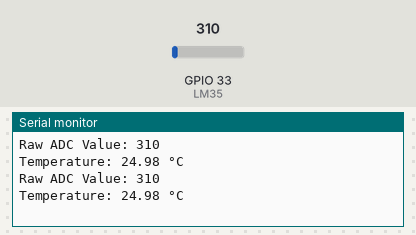
The sketch below on a simulated ESP32. On the bench: the last lines printed to the serial monitor. The test bench sets the inputs (shaded band); at power-on: GPIO 33 (LM35) = 310 (analog values on the 0–4095 scale).

Above: at 2.8 s.
2.9 s: GPIO 33 (LM35) set to 372
At 4.3 s:
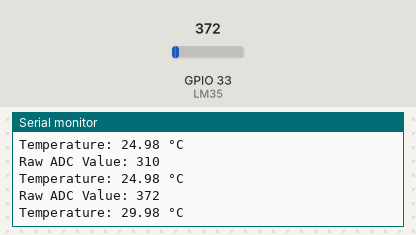
5.6 s: GPIO 33 (LM35) set to 434
At 7.1 s:
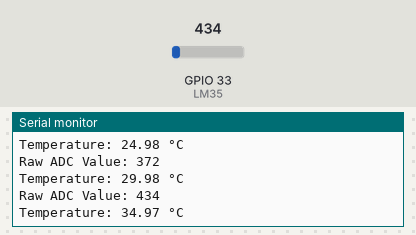
Timing chart, 0 to 8.6 s (numbered marks = the images above; inputs shaded):
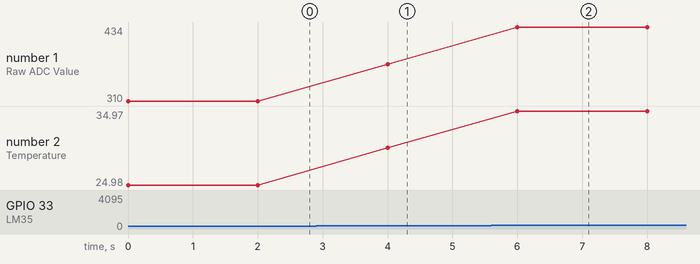

Measured:
- after the input at 2.9 s, the serial monitor: prints a new line after 1.1 s (image 1)
- after the input at 5.6 s, the serial monitor: prints a new line after 0.40 s (image 2)
- plotted number 1: 310 → 372 after the input at 2.9 s, 372 → 434 after the input at 5.6 s
- plotted number 2: 24.98 → 29.98 after the input at 2.9 s, 29.98 → 34.97 after the input at 5.6 s

The sketch:

lm35.ino
```cpp
#define LM35 33 // Change this to the ADC pin you connected LM35

void setup() {
  Serial.begin(115200);
  pinMode(LM35, INPUT);
  analogReadResolution(12);
  analogSetAttenuation(ADC_11db);
}

void loop() {
  int adcValue = analogRead(LM35);
  float temp = (adcValue * 3.3 / 4095.0) * 100; // Convert ADC to temperature

  Serial.print("Raw ADC Value: ");
  Serial.println(adcValue);
  Serial.print("Temperature: ");
  Serial.print(temp);
  Serial.println(" °C");

  delay(2000);
}
```
